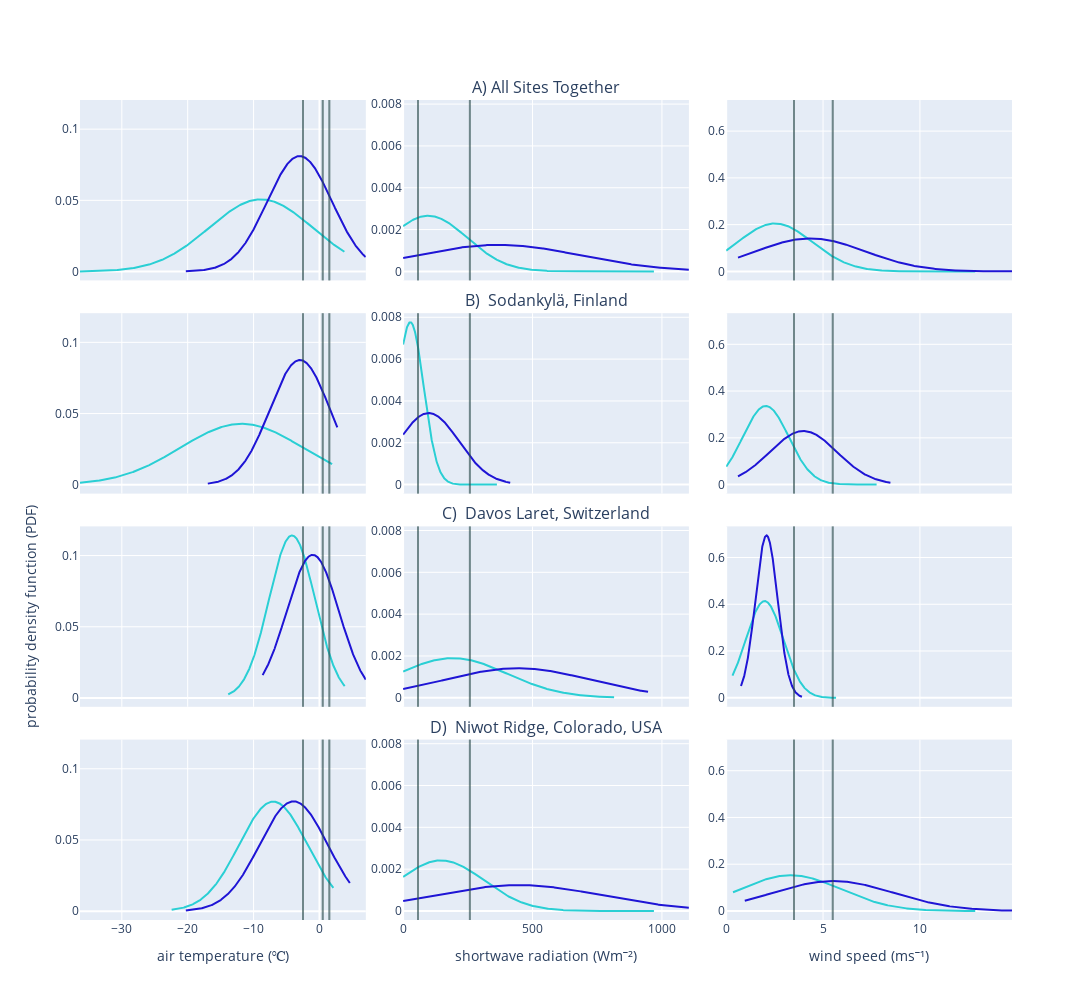

Notebook source saved alongside this figure:
### Code cell
# define data 
# threshold_line_color = 'grey'
threshold_line_color = 'darkslategrey'
threshold_line_opacity = .4

# set plot constants 
group_labels = ['snow staying', 'snow unloading']

# trying different colors for snow in the canopy for these plots only... we will see if it helps
colorsnow = '#7dcfd4' # slightly desaturated cyan
colorsnowunload = '#1F15D5' # bright, deep blue 
colorsnow2 = '#2acfd4' # a bit brighter cyan than colorsnow, we will try to see if this looks better on the plots
# unloadcolors = [colorsnow, colorsnowunload]
colors = [colorsnow2, colorsnowunload] # my colors 

fig = make_subplots(rows=4, cols=3, shared_yaxes='columns', shared_xaxes='columns', 
                    subplot_titles=("", "A) All Sites Together", "", "", namesod2, "", "", namelaret2, "", "", nameniwot2), # centered
                    # subplot_titles=(namesod,"", "", namelaret, "", "", nameniwot, "", ""), # on the first one
                    horizontal_spacing = 0.04, vertical_spacing = 0.04)

# ROW ZERO NOW ADDING IT_____________________________________________________________________________________________________
# sod temperature 
x1 = all_snowstay.temp
x2 = all_snowunload.temp
hist_data = [x1, x2]

fig1 = ff.create_distplot(hist_data, group_labels, bin_size=bintemp, colors=colors, 
                             show_hist=False, show_rug=False, curve_type='normal')


for trace in fig1.select_traces():
    fig.add_trace(trace, row=1, col=1)
    fig.add_vline(x=-2.5, line_color=threshold_line_color, row=1, col=1, opacity=threshold_line_opacity)
    fig.add_vline(x=1.5, line_color=threshold_line_color, row=1, col=1, opacity=threshold_line_opacity)
    fig.add_vline(x=0.5, line_color=threshold_line_color, row=1, col=1, opacity=threshold_line_opacity)

# sod shortwave 
x1 = all_snowstay.shortwave
x2 = all_snowunload.shortwave
hist_data = [x1, x2]

fig2 = ff.create_distplot(hist_data, group_labels, bin_size=binSW, colors=colors, 
                             show_hist=False, show_rug=False, curve_type='normal')


for trace in fig2.select_traces():
    fig.add_trace(trace, row=1, col=2)
    fig.add_vline(x=258, line_color=threshold_line_color, row=1, col=2, opacity=threshold_line_opacity)
    fig.add_vline(x=57.5, line_color=threshold_line_color, row=1, col=2, opacity=threshold_line_opacity)


# sod windspeed 
x1 = all_snowstay.windspeed
x2 = all_snowunload.windspeed
hist_data = [x1, x2]

fig2 = ff.create_distplot(hist_data, group_labels, bin_size=bintemp, colors=colors, 
                             show_hist=False, show_rug=False, curve_type='normal')


for trace in fig2.select_traces():
    fig.add_trace(trace, row=1, col=3)
    fig.add_vline(x=3.5, line_color=threshold_line_color, row=1, col=3, opacity=threshold_line_opacity)
    fig.add_vline(x=5.5, line_color=threshold_line_color, row=1, col=3, opacity=threshold_line_opacity)

# FIRST ROW_____________________________________________________________________________________________________
# sod temperature 
x1 = sod_df_snowstay.temp
x2 = sod_df_snowunload.temp
hist_data = [x1, x2]

fig1 = ff.create_distplot(hist_data, group_labels, bin_size=bintemp, colors=colors, 
                             show_hist=False, show_rug=False, curve_type='normal')


for trace in fig1.select_traces():
    fig.add_trace(trace, row=2, col=1)
    fig.add_vline(x=-2.5, line_color=threshold_line_color, row=2, col=1, opacity=threshold_line_opacity)
    fig.add_vline(x=1.5, line_color=threshold_line_color, row=2, col=1, opacity=threshold_line_opacity)
    fig.add_vline(x=0.5, line_color=threshold_line_color, row=2, col=1, opacity=threshold_line_opacity)


# sod shortwave 
x1 = sod_df_snowstay.shortwave
x2 = sod_df_snowunload.shortwave
hist_data = [x1, x2]

fig2 = ff.create_distplot(hist_data, group_labels, bin_size=binSW, colors=colors, 
                             show_hist=False, show_rug=False, curve_type='normal')


for trace in fig2.select_traces():
    fig.add_trace(trace, row=2, col=2)
    fig.add_vline(x=258, line_color=threshold_line_color, row=2, col=2, opacity=threshold_line_opacity)
    fig.add_vline(x=57.5, line_color=threshold_line_color, row=2, col=2, opacity=threshold_line_opacity)


# sod windspeed 
x1 = sod_df_snowstay.windspeed
x2 = sod_df_snowunload.windspeed
hist_data = [x1, x2]

fig2 = ff.create_distplot(hist_data, group_labels, bin_size=bintemp, colors=colors, 
                             show_hist=False, show_rug=False, curve_type='normal')


for trace in fig2.select_traces():
    fig.add_trace(trace, row=2, col=3)
    fig.add_vline(x=3.5, line_color=threshold_line_color, row=2, col=3, opacity=threshold_line_opacity)
    fig.add_vline(x=5.5, line_color=threshold_line_color, row=2, col=3, opacity=threshold_line_opacity)


# SECOND ROW_____________________________________________________________________________________________________
# laret temperature 
x1 = opn_df_snowstay.temp
x2 = opn_df_snowunload.temp
hist_data = [x1, x2]

fig1 = ff.create_distplot(hist_data, group_labels, bin_size=bintemp, colors=colors, 
                             show_hist=False, show_rug=False, curve_type='normal')


for trace in fig1.select_traces():
    fig.add_trace(trace, row=3, col=1)
    fig.add_vline(x=-2.5, line_color=threshold_line_color, row=3, col=1, opacity=threshold_line_opacity)
    fig.add_vline(x=1.5, line_color=threshold_line_color, row=3, col=1, opacity=threshold_line_opacity)
    fig.add_vline(x=0.5, line_color=threshold_line_color, row=3, col=1, opacity=threshold_line_opacity)

# laret shortwave 
x1 = opn_df_snowstay.shortwave
x2 = opn_df_snowunload.shortwave
hist_data = [x1, x2]

fig2 = ff.create_distplot(hist_data, group_labels, bin_size=binSW, colors=colors, 
                             show_hist=False, show_rug=False, curve_type='normal')


for trace in fig2.select_traces():
    fig.add_trace(trace, row=3, col=2)
    fig.add_vline(x=258, line_color=threshold_line_color, row=3, col=2, opacity=threshold_line_opacity)
    fig.add_vline(x=57.5, line_color=threshold_line_color, row=3, col=2, opacity=threshold_line_opacity)


# laret windspeed 
x1 = opn_df_snowstay.windspeed
x2 = opn_df_snowunload.windspeed
hist_data = [x1, x2]

fig2 = ff.create_distplot(hist_data, group_labels, bin_size=bintemp, colors=colors, 
                             show_hist=False, show_rug=False, curve_type='normal')


for trace in fig2.select_traces():
    fig.add_trace(trace, row=3, col=3)
    fig.add_vline(x=3.5, line_color=threshold_line_color, row=3, col=3, opacity=threshold_line_opacity)
    fig.add_vline(x=5.5, line_color=threshold_line_color, row=3, col=3, opacity=threshold_line_opacity)

# THIRD ROW_____________________________________________________________________________________________________
# niwot temperature 
x1 = niwot_df_snowstay.temp
x2 = niwot_df_snowunload.temp
hist_data = [x1, x2]

fig1 = ff.create_distplot(hist_data, group_labels, bin_size=bintemp, colors=colors, 
                             show_hist=False, show_rug=False, curve_type='normal')


for trace in fig1.select_traces():
    fig.add_trace(trace, row=4, col=1)
    fig.add_vline(x=-2.5, line_color=threshold_line_color, row=4, col=1, opacity=threshold_line_opacity)
    fig.add_vline(x=1.5, line_color=threshold_line_color, row=4, col=1, opacity=threshold_line_opacity)
    fig.add_vline(x=0.5, line_color=threshold_line_color, row=4, col=1, opacity=threshold_line_opacity)
    

# niwot shortwave 
x1 = niwot_df_snowstay.shortwave
x2 = niwot_df_snowunload.shortwave
hist_data = [x1, x2]

fig2 = ff.create_distplot(hist_data, group_labels, bin_size=binSW, colors=colors, 
                             show_hist=False, show_rug=False, curve_type='normal')


for trace in fig2.select_traces():
    fig.add_trace(trace, row=4, col=2)
    fig.add_vline(x=258, line_color=threshold_line_color, row=4, col=2, opacity=threshold_line_opacity)
    fig.add_vline(x=57.5, line_color=threshold_line_color, row=4, col=2, opacity=threshold_line_opacity)


# niwot windspeed 
x1 = niwot_df_snowstay.windspeed
x2 = niwot_df_snowunload.windspeed
hist_data = [x1, x2]

fig2 = ff.create_distplot(hist_data, group_labels, bin_size=bintemp, colors=colors,
                             show_hist=False, show_rug=False, curve_type='normal')


for trace in fig2.select_traces():
    fig.add_trace(trace, row=4, col=3)
    # fig.add_vline(x=np.mean(x1), line_color=colorsnow, line_dash='dash', row=4, col=3) # the code if we want to plot the mean PDF lines
    # fig.add_vline(x=np.mean(x2), line_color=colorsnowunload, line_dash='dash', row=4, col=3)
    fig.add_vline(x=3.5, line_color=threshold_line_color, row=4, col=3, opacity=threshold_line_opacity)
    fig.add_vline(x=5.5, line_color=threshold_line_color, row=4, col=3, opacity=threshold_line_opacity)
    # fig.add_trace(trace, row=4, col=3) # was trying to put this here to reorder.., but it did not do anything 



# update legends layouts and labels 
fig.update_layout(title='', width=1200, height=1000, showlegend=False)

fig.update_yaxes(title_text='probability density function (PDF)', row=3, col=1) # consider trying to make this a text on the side of the page instead to center it

fig.update_xaxes(title_text=nametemperature, row=4, col=1)
fig.update_xaxes(title_text=nameshortwave, row=4, col=2)
fig.update_xaxes(title_text=namewindspeed, row=4, col=3)

# fig.add_annotation(x=2, y=.1, text='texting', )

fig.show()

### Figure 1 — Plotly figure (JSON) as saved in the notebook; plotly's stock layout.template omitted (floating-point values rounded to 4 significant figures; data arrays with more than 128 entries replaced by an {"elided": "..."} marker saying what was removed)
{"data": [{"legendgroup": "snow staying", "marker": {"color": "#2acfd4"}, "mode": "lines", "name": "snow staying", "showlegend": true, "type": "scatter", "x": {"elided": "500 float values"}, "xaxis": "x", "y": {"elided": "500 float values"}, "yaxis": "y"}, {"legendgroup": "snow unloading", "marker": {"color": "#1F15D5"}, "mode": "lines", "name": "snow unloading", "showlegend": true, "type": "scatter", "x": {"elided": "500 float values"}, "xaxis": "x", "y": {"elided": "500 float values"}, "yaxis": "y"}, {"legendgroup": "snow staying", "marker": {"color": "#2acfd4"}, "mode": "lines", "name": "snow staying", "showlegend": true, "type": "scatter", "x": {"elided": "500 float values"}, "xaxis": "x2", "y": {"elided": "500 float values"}, "yaxis": "y2"}, {"legendgroup": "snow unloading", "marker": {"color": "#1F15D5"}, "mode": "lines", "name": "snow unloading", "showlegend": true, "type": "scatter", "x": {"elided": "500 float values"}, "xaxis": "x2", "y": {"elided": "500 float values"}, "yaxis": "y2"}, {"legendgroup": "snow staying", "marker": {"color": "#2acfd4"}, "mode": "lines", "name": "snow staying", "showlegend": true, "type": "scatter", "x": {"elided": "500 float values"}, "xaxis": "x3", "y": {"elided": "500 float values"}, "yaxis": "y3"}, {"legendgroup": "snow unloading", "marker": {"color": "#1F15D5"}, "mode": "lines", "name": "snow unloading", "showlegend": true, "type": "scatter", "x": {"elided": "500 float values"}, "xaxis": "x3", "y": {"elided": "500 float values"}, "yaxis": "y3"}, {"legendgroup": "snow staying", "marker": {"color": "#2acfd4"}, "mode": "lines", "name": "snow staying", "showlegend": true, "type": "scatter", "x": {"elided": "500 float values"}, "xaxis": "x4", "y": {"elided": "500 float values"}, "yaxis": "y4"}, {"legendgroup": "snow unloading", "marker": {"color": "#1F15D5"}, "mode": "lines", "name": "snow unloading", "showlegend": true, "type": "scatter", "x": {"elided": "500 float values"}, "xaxis": "x4", "y": {"elided": "500 float values"}, "yaxis": "y4"}, {"legendgroup": "snow staying", "marker": {"color": "#2acfd4"}, "mode": "lines", "name": "snow staying", "showlegend": true, "type": "scatter", "x": {"elided": "500 float values"}, "xaxis": "x5", "y": {"elided": "500 float values"}, "yaxis": "y5"}, {"legendgroup": "snow unloading", "marker": {"color": "#1F15D5"}, "mode": "lines", "name": "snow unloading", "showlegend": true, "type": "scatter", "x": {"elided": "500 float values"}, "xaxis": "x5", "y": {"elided": "500 float values"}, "yaxis": "y5"}, {"legendgroup": "snow staying", "marker": {"color": "#2acfd4"}, "mode": "lines", "name": "snow staying", "showlegend": true, "type": "scatter", "x": {"elided": "500 float values"}, "xaxis": "x6", "y": {"elided": "500 float values"}, "yaxis": "y6"}, {"legendgroup": "snow unloading", "marker": {"color": "#1F15D5"}, "mode": "lines", "name": "snow unloading", "showlegend": true, "type": "scatter", "x": {"elided": "500 float values"}, "xaxis": "x6", "y": {"elided": "500 float values"}, "yaxis": "y6"}, {"legendgroup": "snow staying", "marker": {"color": "#2acfd4"}, "mode": "lines", "name": "snow staying", "showlegend": true, "type": "scatter", "x": {"elided": "500 float values"}, "xaxis": "x7", "y": {"elided": "500 float values"}, "yaxis": "y7"}, {"legendgroup": "snow unloading", "marker": {"color": "#1F15D5"}, "mode": "lines", "name": "snow unloading", "showlegend": true, "type": "scatter", "x": {"elided": "500 float values"}, "xaxis": "x7", "y": {"elided": "500 float values"}, "yaxis": "y7"}, {"legendgroup": "snow staying", "marker": {"color": "#2acfd4"}, "mode": "lines", "name": "snow staying", "showlegend": true, "type": "scatter", "x": {"elided": "500 float values"}, "xaxis": "x8", "y": {"elided": "500 float values"}, "yaxis": "y8"}, {"legendgroup": "snow unloading", "marker": {"color": "#1F15D5"}, "mode": "lines", "name": "snow unloading", "showlegend": true, "type": "scatter", "x": {"elided": "500 float values"}, "xaxis": "x8", "y": {"elided": "500 float values"}, "yaxis": "y8"}, {"legendgroup": "snow staying", "marker": {"color": "#2acfd4"}, "mode": "lines", "name": "snow staying", "showlegend": true, "type": "scatter", "x": {"elided": "500 float values"}, "xaxis": "x9", "y": {"elided": "500 float values"}, "yaxis": "y9"}, {"legendgroup": "snow unloading", "marker": {"color": "#1F15D5"}, "mode": "lines", "name": "snow unloading", "showlegend": true, "type": "scatter", "x": {"elided": "500 float values"}, "xaxis": "x9", "y": {"elided": "500 float values"}, "yaxis": "y9"}, {"legendgroup": "snow staying", "marker": {"color": "#2acfd4"}, "mode": "lines", "name": "snow staying", "showlegend": true, "type": "scatter", "x": {"elided": "500 float values"}, "xaxis": "x10", "y": {"elided": "500 float values"}, "yaxis": "y10"}, {"legendgroup": "snow unloading", "marker": {"color": "#1F15D5"}, "mode": "lines", "name": "snow unloading", "showlegend": true, "type": "scatter", "x": {"elided": "500 float values"}, "xaxis": "x10", "y": {"elided": "500 float values"}, "yaxis": "y10"}, {"legendgroup": "snow staying", "marker": {"color": "#2acfd4"}, "mode": "lines", "name": "snow staying", "showlegend": true, "type": "scatter", "x": {"elided": "500 float values"}, "xaxis": "x11", "y": {"elided": "500 float values"}, "yaxis": "y11"}, {"legendgroup": "snow unloading", "marker": {"color": "#1F15D5"}, "mode": "lines", "name": "snow unloading", "showlegend": true, "type": "scatter", "x": {"elided": "500 float values"}, "xaxis": "x11", "y": {"elided": "500 float values"}, "yaxis": "y11"}, {"legendgroup": "snow staying", "marker": {"color": "#2acfd4"}, "mode": "lines", "name": "snow staying", "showlegend": true, "type": "scatter", "x": {"elided": "500 float values"}, "xaxis": "x12", "y": {"elided": "500 float values"}, "yaxis": "y12"}, {"legendgroup": "snow unloading", "marker": {"color": "#1F15D5"}, "mode": "lines", "name": "snow unloading", "showlegend": true, "type": "scatter", "x": {"elided": "500 float values"}, "xaxis": "x12", "y": {"elided": "500 float values"}, "yaxis": "y12"}], "layout": {"annotations": [{"font": {"size": 16}, "showarrow": false, "text": "A) All Sites Together", "x": 0.5, "xanchor": "center", "xref": "paper", "y": 1, "yanchor": "bottom", "yref": "paper"}, {"font": {"size": 16}, "showarrow": false, "text": "B)  Sodankylä, Finland", "x": 0.5, "xanchor": "center", "xref": "paper", "y": 0.74, "yanchor": "bottom", "yref": "paper"}, {"font": {"size": 16}, "showarrow": false, "text": "C)  Davos Laret, Switzerland", "x": 0.5, "xanchor": "center", "xref": "paper", "y": 0.48, "yanchor": "bottom", "yref": "paper"}, {"font": {"size": 16}, "showarrow": false, "text": "D)  Niwot Ridge, Colorado, USA", "x": 0.5, "xanchor": "center", "xref": "paper", "y": 0.22, "yanchor": "bottom", "yref": "paper"}], "height": 1000, "shapes": [{"line": {"color": "darkslategrey"}, "opacity": 0.4, "type": "line", "x0": -2.5, "x1": -2.5, "xref": "x", "y0": 0, "y1": 1, "yref": "y domain"}, {"line": {"color": "darkslategrey"}, "opacity": 0.4, "type": "line", "x0": 1.5, "x1": 1.5, "xref": "x", "y0": 0, "y1": 1, "yref": "y domain"}, {"line": {"color": "darkslategrey"}, "opacity": 0.4, "type": "line", "x0": 0.5, "x1": 0.5, "xref": "x", "y0": 0, "y1": 1, "yref": "y domain"}, {"line": {"color": "darkslategrey"}, "opacity": 0.4, "type": "line", "x0": -2.5, "x1": -2.5, "xref": "x", "y0": 0, "y1": 1, "yref": "y domain"}, {"line": {"color": "darkslategrey"}, "opacity": 0.4, "type": "line", "x0": 1.5, "x1": 1.5, "xref": "x", "y0": 0, "y1": 1, "yref": "y domain"}, {"line": {"color": "darkslategrey"}, "opacity": 0.4, "type": "line", "x0": 0.5, "x1": 0.5, "xref": "x", "y0": 0, "y1": 1, "yref": "y domain"}, {"line": {"color": "darkslategrey"}, "opacity": 0.4, "type": "line", "x0": 258, "x1": 258, "xref": "x2", "y0": 0, "y1": 1, "yref": "y2 domain"}, {"line": {"color": "darkslategrey"}, "opacity": 0.4, "type": "line", "x0": 57.5, "x1": 57.5, "xref": "x2", "y0": 0, "y1": 1, "yref": "y2 domain"}, {"line": {"color": "darkslategrey"}, "opacity": 0.4, "type": "line", "x0": 258, "x1": 258, "xref": "x2", "y0": 0, "y1": 1, "yref": "y2 domain"}, {"line": {"color": "darkslategrey"}, "opacity": 0.4, "type": "line", "x0": 57.5, "x1": 57.5, "xref": "x2", "y0": 0, "y1": 1, "yref": "y2 domain"}, {"line": {"color": "darkslategrey"}, "opacity": 0.4, "type": "line", "x0": 3.5, "x1": 3.5, "xref": "x3", "y0": 0, "y1": 1, "yref": "y3 domain"}, {"line": {"color": "darkslategrey"}, "opacity": 0.4, "type": "line", "x0": 5.5, "x1": 5.5, "xref": "x3", "y0": 0, "y1": 1, "yref": "y3 domain"}, {"line": {"color": "darkslategrey"}, "opacity": 0.4, "type": "line", "x0": 3.5, "x1": 3.5, "xref": "x3", "y0": 0, "y1": 1, "yref": "y3 domain"}, {"line": {"color": "darkslategrey"}, "opacity": 0.4, "type": "line", "x0": 5.5, "x1": 5.5, "xref": "x3", "y0": 0, "y1": 1, "yref": "y3 domain"}, {"line": {"color": "darkslategrey"}, "opacity": 0.4, "type": "line", "x0": -2.5, "x1": -2.5, "xref": "x4", "y0": 0, "y1": 1, "yref": "y4 domain"}, {"line": {"color": "darkslategrey"}, "opacity": 0.4, "type": "line", "x0": 1.5, "x1": 1.5, "xref": "x4", "y0": 0, "y1": 1, "yref": "y4 domain"}, {"line": {"color": "darkslategrey"}, "opacity": 0.4, "type": "line", "x0": 0.5, "x1": 0.5, "xref": "x4", "y0": 0, "y1": 1, "yref": "y4 domain"}, {"line": {"color": "darkslategrey"}, "opacity": 0.4, "type": "line", "x0": -2.5, "x1": -2.5, "xref": "x4", "y0": 0, "y1": 1, "yref": "y4 domain"}, {"line": {"color": "darkslategrey"}, "opacity": 0.4, "type": "line", "x0": 1.5, "x1": 1.5, "xref": "x4", "y0": 0, "y1": 1, "yref": "y4 domain"}, {"line": {"color": "darkslategrey"}, "opacity": 0.4, "type": "line", "x0": 0.5, "x1": 0.5, "xref": "x4", "y0": 0, "y1": 1, "yref": "y4 domain"}, {"line": {"color": "darkslategrey"}, "opacity": 0.4, "type": "line", "x0": 258, "x1": 258, "xref": "x5", "y0": 0, "y1": 1, "yref": "y5 domain"}, {"line": {"color": "darkslategrey"}, "opacity": 0.4, "type": "line", "x0": 57.5, "x1": 57.5, "xref": "x5", "y0": 0, "y1": 1, "yref": "y5 domain"}, {"line": {"color": "darkslategrey"}, "opacity": 0.4, "type": "line", "x0": 258, "x1": 258, "xref": "x5", "y0": 0, "y1": 1, "yref": "y5 domain"}, {"line": {"color": "darkslategrey"}, "opacity": 0.4, "type": "line", "x0": 57.5, "x1": 57.5, "xref": "x5", "y0": 0, "y1": 1, "yref": "y5 domain"}, {"line": {"color": "darkslategrey"}, "opacity": 0.4, "type": "line", "x0": 3.5, "x1": 3.5, "xref": "x6", "y0": 0, "y1": 1, "yref": "y6 domain"}, {"line": {"color": "darkslategrey"}, "opacity": 0.4, "type": "line", "x0": 5.5, "x1": 5.5, "xref": "x6", "y0": 0, "y1": 1, "yref": "y6 domain"}, {"line": {"color": "darkslategrey"}, "opacity": 0.4, "type": "line", "x0": 3.5, "x1": 3.5, "xref": "x6", "y0": 0, "y1": 1, "yref": "y6 domain"}, {"line": {"color": "darkslategrey"}, "opacity": 0.4, "type": "line", "x0": 5.5, "x1": 5.5, "xref": "x6", "y0": 0, "y1": 1, "yref": "y6 domain"}, {"line": {"color": "darkslategrey"}, "opacity": 0.4, "type": "line", "x0": -2.5, "x1": -2.5, "xref": "x7", "y0": 0, "y1": 1, "yref": "y7 domain"}, {"line": {"color": "darkslategrey"}, "opacity": 0.4, "type": "line", "x0": 1.5, "x1": 1.5, "xref": "x7", "y0": 0, "y1": 1, "yref": "y7 domain"}, {"line": {"color": "darkslategrey"}, "opacity": 0.4, "type": "line", "x0": 0.5, "x1": 0.5, "xref": "x7", "y0": 0, "y1": 1, "yref": "y7 domain"}, {"line": {"color": "darkslategrey"}, "opacity": 0.4, "type": "line", "x0": -2.5, "x1": -2.5, "xref": "x7", "y0": 0, "y1": 1, "yref": "y7 domain"}, {"line": {"color": "darkslategrey"}, "opacity": 0.4, "type": "line", "x0": 1.5, "x1": 1.5, "xref": "x7", "y0": 0, "y1": 1, "yref": "y7 domain"}, {"line": {"color": "darkslategrey"}, "opacity": 0.4, "type": "line", "x0": 0.5, "x1": 0.5, "xref": "x7", "y0": 0, "y1": 1, "yref": "y7 domain"}, {"line": {"color": "darkslategrey"}, "opacity": 0.4, "type": "line", "x0": 258, "x1": 258, "xref": "x8", "y0": 0, "y1": 1, "yref": "y8 domain"}, {"line": {"color": "darkslategrey"}, "opacity": 0.4, "type": "line", "x0": 57.5, "x1": 57.5, "xref": "x8", "y0": 0, "y1": 1, "yref": "y8 domain"}, {"line": {"color": "darkslategrey"}, "opacity": 0.4, "type": "line", "x0": 258, "x1": 258, "xref": "x8", "y0": 0, "y1": 1, "yref": "y8 domain"}, {"line": {"color": "darkslategrey"}, "opacity": 0.4, "type": "line", "x0": 57.5, "x1": 57.5, "xref": "x8", "y0": 0, "y1": 1, "yref": "y8 domain"}, {"line": {"color": "darkslategrey"}, "opacity": 0.4, "type": "line", "x0": 3.5, "x1": 3.5, "xref": "x9", "y0": 0, "y1": 1, "yref": "y9 domain"}, {"line": {"color": "darkslategrey"}, "opacity": 0.4, "type": "line", "x0": 5.5, "x1": 5.5, "xref": "x9", "y0": 0, "y1": 1, "yref": "y9 domain"}, {"line": {"color": "darkslategrey"}, "opacity": 0.4, "type": "line", "x0": 3.5, "x1": 3.5, "xref": "x9", "y0": 0, "y1": 1, "yref": "y9 domain"}, {"line": {"color": "darkslategrey"}, "opacity": 0.4, "type": "line", "x0": 5.5, "x1": 5.5, "xref": "x9", "y0": 0, "y1": 1, "yref": "y9 domain"}, {"line": {"color": "darkslategrey"}, "opacity": 0.4, "type": "line", "x0": -2.5, "x1": -2.5, "xref": "x10", "y0": 0, "y1": 1, "yref": "y10 domain"}, {"line": {"color": "darkslategrey"}, "opacity": 0.4, "type": "line", "x0": 1.5, "x1": 1.5, "xref": "x10", "y0": 0, "y1": 1, "yref": "y10 domain"}, {"line": {"color": "darkslategrey"}, "opacity": 0.4, "type": "line", "x0": 0.5, "x1": 0.5, "xref": "x10", "y0": 0, "y1": 1, "yref": "y10 domain"}, {"line": {"color": "darkslategrey"}, "opacity": 0.4, "type": "line", "x0": -2.5, "x1": -2.5, "xref": "x10", "y0": 0, "y1": 1, "yref": "y10 domain"}, {"line": {"color": "darkslategrey"}, "opacity": 0.4, "type": "line", "x0": 1.5, "x1": 1.5, "xref": "x10", "y0": 0, "y1": 1, "yref": "y10 domain"}, {"line": {"color": "darkslategrey"}, "opacity": 0.4, "type": "line", "x0": 0.5, "x1": 0.5, "xref": "x10", "y0": 0, "y1": 1, "yref": "y10 domain"}, {"line": {"color": "darkslategrey"}, "opacity": 0.4, "type": "line", "x0": 258, "x1": 258, "xref": "x11", "y0": 0, "y1": 1, "yref": "y11 domain"}, {"line": {"color": "darkslategrey"}, "opacity": 0.4, "type": "line", "x0": 57.5, "x1": 57.5, "xref": "x11", "y0": 0, "y1": 1, "yref": "y11 domain"}, {"line": {"color": "darkslategrey"}, "opacity": 0.4, "type": "line", "x0": 258, "x1": 258, "xref": "x11", "y0": 0, "y1": 1, "yref": "y11 domain"}, {"line": {"color": "darkslategrey"}, "opacity": 0.4, "type": "line", "x0": 57.5, "x1": 57.5, "xref": "x11", "y0": 0, "y1": 1, "yref": "y11 domain"}, {"line": {"color": "darkslategrey"}, "opacity": 0.4, "type": "line", "x0": 3.5, "x1": 3.5, "xref": "x12", "y0": 0, "y1": 1, "yref": "y12 domain"}, {"line": {"color": "darkslategrey"}, "opacity": 0.4, "type": "line", "x0": 5.5, "x1": 5.5, "xref": "x12", "y0": 0, "y1": 1, "yref": "y12 domain"}, {"line": {"color": "darkslategrey"}, "opacity": 0.4, "type": "line", "x0": 3.5, "x1": 3.5, "xref": "x12", "y0": 0, "y1": 1, "yref": "y12 domain"}, {"line": {"color": "darkslategrey"}, "opacity": 0.4, "type": "line", "x0": 5.5, "x1": 5.5, "xref": "x12", "y0": 0, "y1": 1, "yref": "y12 domain"}], "showlegend": false, "title": {"text": ""}, "width": 1200, "xaxis": {"anchor": "y", "domain": [0, 0.3067], "matches": "x10", "showticklabels": false}, "xaxis10": {"anchor": "y10", "domain": [0, 0.3067], "title": {"text": "air temperature (℃)"}}, "xaxis11": {"anchor": "y11", "domain": [0.3467, 0.6533], "title": {"text": "shortwave radiation (Wm⁻²)"}}, "xaxis12": {"anchor": "y12", "domain": [0.6933, 1], "title": {"text": "wind speed (ms⁻¹)"}}, "xaxis2": {"anchor": "y2", "domain": [0.3467, 0.6533], "matches": "x11", "showticklabels": false}, "xaxis3": {"anchor": "y3", "domain": [0.6933, 1], "matches": "x12", "showticklabels": false}, "xaxis4": {"anchor": "y4", "domain": [0, 0.3067], "matches": "x10", "showticklabels": false}, "xaxis5": {"anchor": "y5", "domain": [0.3467, 0.6533], "matches": "x11", "showticklabels": false}, "xaxis6": {"anchor": "y6", "domain": [0.6933, 1], "matches": "x12", "showticklabels": false}, "xaxis7": {"anchor": "y7", "domain": [0, 0.3067], "matches": "x10", "showticklabels": false}, "xaxis8": {"anchor": "y8", "domain": [0.3467, 0.6533], "matches": "x11", "showticklabels": false}, "xaxis9": {"anchor": "y9", "domain": [0.6933, 1], "matches": "x12", "showticklabels": false}, "yaxis": {"anchor": "x", "domain": [0.78, 1], "matches": "y10"}, "yaxis10": {"anchor": "x10", "domain": [0, 0.22]}, "yaxis11": {"anchor": "x11", "domain": [0, 0.22]}, "yaxis12": {"anchor": "x12", "domain": [0, 0.22]}, "yaxis2": {"anchor": "x2", "domain": [0.78, 1], "matches": "y11"}, "yaxis3": {"anchor": "x3", "domain": [0.78, 1], "matches": "y12"}, "yaxis4": {"anchor": "x4", "domain": [0.52, 0.74], "matches": "y10"}, "yaxis5": {"anchor": "x5", "domain": [0.52, 0.74], "matches": "y11"}, "yaxis6": {"anchor": "x6", "domain": [0.52, 0.74], "matches": "y12"}, "yaxis7": {"anchor": "x7", "domain": [0.26, 0.48], "matches": "y10", "title": {"text": "probability density function (PDF)"}}, "yaxis8": {"anchor": "x8", "domain": [0.26, 0.48], "matches": "y11"}, "yaxis9": {"anchor": "x9", "domain": [0.26, 0.48], "matches": "y12"}}}
